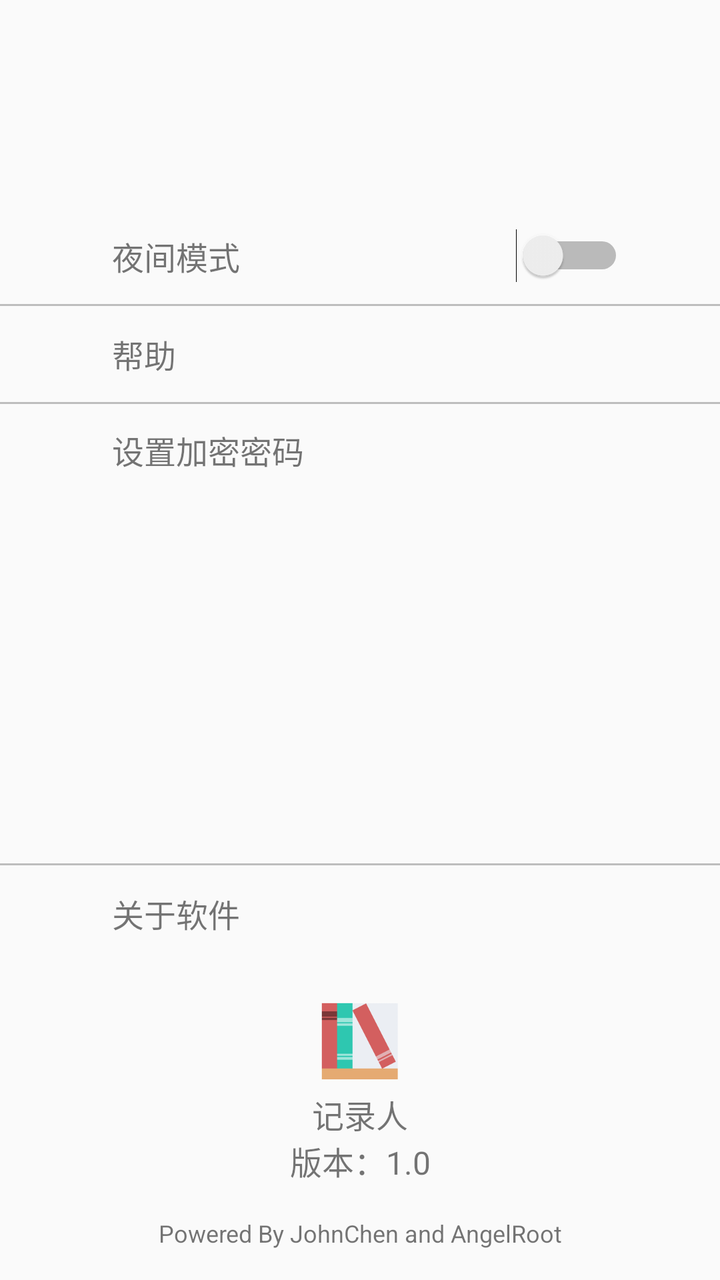
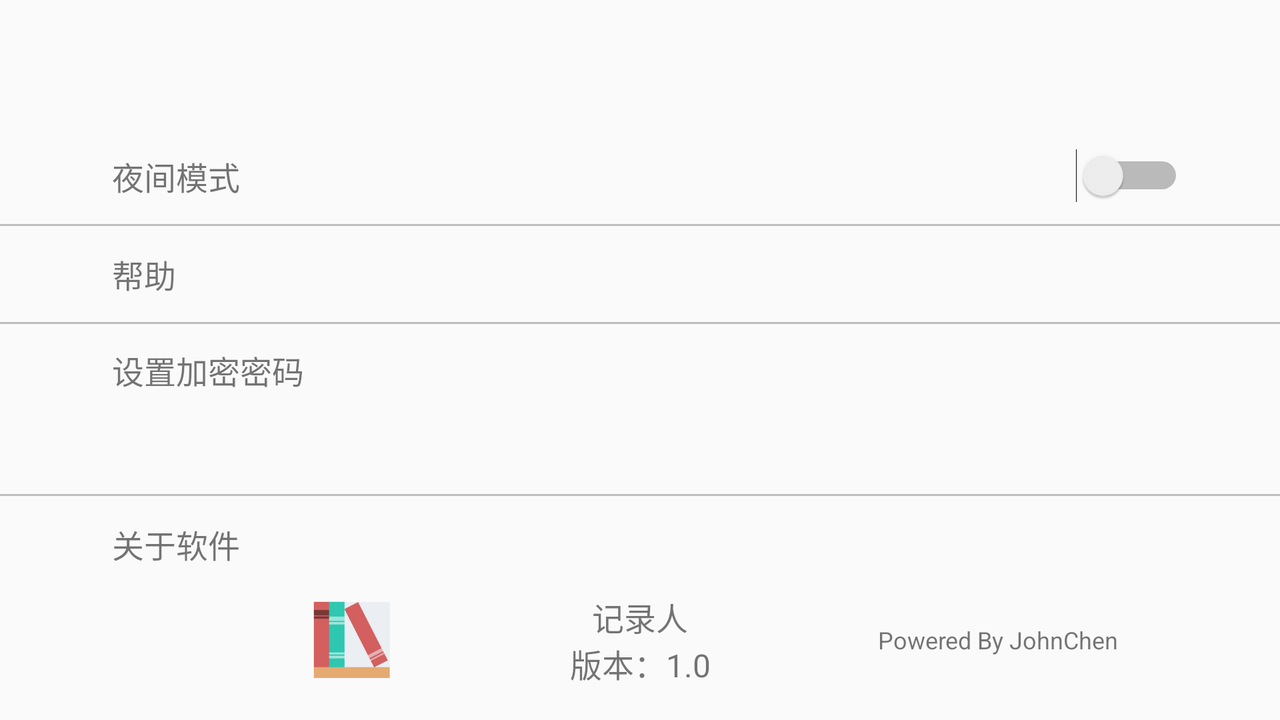

First picture: res/layout/ on a phone held upright. Second picture: the repository's own variant of that layout, on a device whose configuration matches the variant's folder. Source for both follows.
<!-- AndroidManifest.xml: application theme AppTheme -->
<!-- res/layout/content_setting.xml -->
<?xml version="1.0" encoding="utf-8"?>
<LinearLayout xmlns:android="http://schemas.android.com/apk/res/android"
    xmlns:tools="http://schemas.android.com/tools"
    android:layout_width="match_parent"
    android:layout_height="match_parent"
    tools:context=".SettingActivity"
    android:orientation="vertical"
    android:weightSum="1">

    <View
        android:layout_width="match_parent"
        android:layout_height="48dp"
        tools:layout_editor_absoluteY="27dp"
        tools:layout_editor_absoluteX="16dp"
        android:id="@+id/view"
        android:layout_marginTop="56dp"/>

    <LinearLayout
        android:layout_width="match_parent"
        android:layout_height="48dp"
        tools:layout_editor_absoluteY="0dp"
        tools:layout_editor_absoluteX="8dp"
        android:layout_below="@+id/view"
        android:layout_centerHorizontal="true"
        android:id="@+id/linearLayout">

        <TextView
            android:layout_width="match_parent"
            android:layout_height="wrap_content"
            android:layout_weight="0.5"
            android:textSize="16dp"
            android:text="@string/day_mode"
            android:paddingLeft="56dp"
            android:layout_gravity="center"
            android:id="@+id/control" />

        <Switch
            android:layout_width="match_parent"
            android:layout_height="wrap_content"
            android:layout_weight="0.5"
            android:gravity="center"
            android:paddingRight="48dp"
            android:layout_gravity="center"
            android:id="@+id/sw1" />

    </LinearLayout>

    <View
        android:layout_width="match_parent"
        android:layout_height="1dp"
        android:background="#BDBDBD" />


    <RelativeLayout
        android:id="@+id/re2"
        android:layout_width="match_parent"
        android:layout_height="match_parent"
        android:layout_weight="0.20">

        <LinearLayout
            android:id="@+id/lay2"
            android:layout_width="match_parent"
            android:layout_height="48dp"
            tools:layout_editor_absoluteX="8dp"
            tools:layout_editor_absoluteY="0dp"
            android:layout_above="@+id/imageView2"
            android:layout_alignParentStart="true"
            android:layout_alignParentLeft="true">

            <TextView
                android:layout_width="match_parent"
                android:layout_height="wrap_content"
                android:layout_gravity="center"
                android:layout_weight="0.5"
                android:paddingLeft="56dp"
                android:text="@string/about_us"
                android:textSize="16dp" />
        </LinearLayout>

        <ImageView
            android:layout_width="48dp"
            android:layout_height="48dp"
            android:src="@drawable/bookshelf"
            android:id="@+id/imageView2"
            android:layout_above="@+id/textView5"
            android:layout_centerHorizontal="true"
            android:layout_marginTop="16dp" />

        <TextView
            android:id="@+id/textView5"
            android:layout_width="128dp"
            android:layout_height="48dp"
            android:gravity="center"
            android:text="记录人\n版本：1.0"
            android:textSize="16sp"
            android:layout_above="@+id/textView2"
            android:layout_centerHorizontal="true" />

        <TextView
            android:layout_width="128dp"
            android:layout_height="48dp"
            android:gravity="center"
            android:text="Powered By JohnChen and AngelRoot"
            android:textSize="12sp"
            android:id="@+id/textView2"
            android:layout_alignParentBottom="true"
            android:layout_alignParentStart="true"
            android:layout_marginBottom="122dp"
            android:layout_alignParentEnd="true"
            android:layout_alignParentLeft="true"
            android:layout_alignParentRight="true" />

        <LinearLayout
            android:id="@+id/lay3"
            android:layout_width="match_parent"
            android:layout_height="48dp"
            tools:layout_editor_absoluteX="8dp"
            tools:layout_editor_absoluteY="0dp"
            android:layout_alignParentTop="true"
            android:layout_alignParentStart="true"
            android:layout_alignParentLeft="true">

            <TextView
                android:layout_width="match_parent"
                android:layout_height="wrap_content"
                android:layout_gravity="center"
                android:layout_weight="0.5"
                android:paddingLeft="56dp"
                android:text="帮助"
                android:textSize="16dp" />

        </LinearLayout>

        <LinearLayout
            android:id="@+id/lay4"
            android:layout_width="match_parent"
            android:layout_height="48dp"
            tools:layout_editor_absoluteX="8dp"
            tools:layout_editor_absoluteY="0dp"
            android:layout_below="@+id/lay3"
            android:layout_alignParentStart="true"
            android:layout_alignParentLeft="true">

            <TextView
                android:layout_width="match_parent"
                android:layout_height="wrap_content"
                android:layout_gravity="center"
                android:layout_weight="0.5"
                android:paddingLeft="56dp"
                android:text="设置加密密码"
                android:textSize="16dp" />

        </LinearLayout>


        <View
            android:layout_width="match_parent"
            android:layout_height="1dp"
            android:layout_below="@id/lay3"
            android:background="#BDBDBD"
            android:id="@+id/view2" />

        <View
            android:layout_width="match_parent"
            android:layout_height="1dp"
            android:layout_above="@+id/lay2"
            android:background="#BDBDBD"
            android:id="@+id/view4" />
    </RelativeLayout>
</LinearLayout>
<!-- resources referenced by this layout -->
<resources>
  <!-- drawable bookshelf: png bitmap (drawable-xxhdpi, 3584 bytes) -->
  <string name="about_us">关于软件</string>
  <string name="day_mode">夜间模式</string>
  <style name="AppTheme" parent="AppTheme.Base">
          
  
      </style>
  <style name="AppTheme.Base" parent="Theme.AppCompat.DayNight.NoActionBar">
          <item name="colorPrimary">@color/colorPrimary</item>
          <item name="colorPrimaryDark">@color/colorPrimaryDark</item>
          <item name="colorAccent">@color/colorAccent</item>
  
      </style>
  <color name="colorPrimary">#2196F3</color>
  <color name="colorPrimaryDark">#1976D2</color>
  <color name="colorAccent">#FFC107</color>
</resources>
<!-- res/layout-land/content_setting.xml (the repository's variant of the layout above) -->
<!-- drawn on the phone turned sideways -->
<?xml version="1.0" encoding="utf-8"?>
<LinearLayout xmlns:android="http://schemas.android.com/apk/res/android"
    xmlns:app="http://schemas.android.com/apk/res-auto"
    xmlns:tools="http://schemas.android.com/tools"
    android:layout_width="match_parent"
    android:layout_height="match_parent"
    tools:context=".SettingActivity"
    android:orientation="vertical"
    android:weightSum="1">

    <View
        android:layout_width="match_parent"
        android:layout_height="64dp"
        tools:layout_editor_absoluteY="27dp"
        tools:layout_editor_absoluteX="16dp"
        android:id="@+id/view"
        ></View>

    <LinearLayout
        android:layout_width="match_parent"
        android:layout_height="48dp"
        tools:layout_editor_absoluteY="0dp"
        tools:layout_editor_absoluteX="8dp"
        android:layout_below="@+id/view"
        android:layout_centerHorizontal="true"
        android:id="@+id/linearLayout">

        <TextView
            android:layout_width="match_parent"
            android:layout_height="wrap_content"
            android:layout_weight="0.5"
            android:textSize="16dp"
            android:text="@string/day_mode"
            android:paddingLeft="56dp"
            android:layout_gravity="center"
            android:id="@+id/control" />

        <Switch
            android:layout_width="match_parent"
            android:layout_height="wrap_content"
            android:layout_weight="0.5"
            android:gravity="center"
            android:paddingRight="48dp"
            android:layout_gravity="center"
            android:id="@+id/sw1" />

    </LinearLayout>

    <View
        android:layout_width="match_parent"
        android:layout_height="1dp"
        android:background="#BDBDBD" />


    <RelativeLayout
        android:id="@+id/re2"
        android:layout_width="match_parent"
        android:layout_height="match_parent">

        <LinearLayout
            android:id="@+id/lay2"
            android:layout_width="match_parent"
            android:layout_height="48dp"
            tools:layout_editor_absoluteX="8dp"
            tools:layout_editor_absoluteY="0dp"
            android:layout_above="@+id/imageView2"
            android:layout_alignParentLeft="true"
            android:layout_alignParentStart="true">

            <TextView
                android:layout_width="match_parent"
                android:layout_height="wrap_content"
                android:layout_gravity="center"
                android:layout_weight="0.5"
                android:paddingLeft="56dp"
                android:text="@string/about_us"
                android:textSize="16dp" />
        </LinearLayout>

        <ImageView
            android:layout_width="48dp"
            android:layout_height="48dp"
            android:src="@drawable/bookshelf"
            android:id="@+id/imageView2"
            android:layout_marginRight="56dp"
            android:layout_marginBottom="16dp"
            android:layout_alignParentBottom="true"
            android:layout_toLeftOf="@+id/textView5"
            android:layout_toStartOf="@+id/textView5" />

        <TextView
            android:id="@+id/textView5"
            android:layout_width="128dp"
            android:layout_height="48dp"
            android:gravity="center"
            android:text="记录人\n版本：1.0"
            android:textSize="16sp"
            android:layout_below="@+id/lay2"
            android:layout_centerHorizontal="true" />

        <TextView
            android:layout_width="128dp"
            android:layout_height="48dp"
            android:gravity="center"
            android:text="Powered By JohnChen"
            android:textSize="12sp"
            android:id="@+id/textView2"
            android:layout_marginLeft="51dp"
            android:layout_marginStart="51dp"
            android:layout_below="@+id/lay2"
            android:layout_toRightOf="@+id/textView5"
            android:layout_toEndOf="@+id/textView5" />

        <LinearLayout
            android:id="@+id/lay3"
            android:layout_width="match_parent"
            android:layout_height="48dp"
            android:layout_below="@+id/linearLayout"
           >

            <TextView
                android:layout_width="match_parent"
                android:layout_height="wrap_content"
                android:layout_gravity="center"
                android:paddingLeft="56dp"
                android:text="帮助"
                android:textSize="16dp" />

        </LinearLayout>

        <LinearLayout
            android:id="@+id/lay4"
            android:layout_width="match_parent"
            android:layout_height="48dp"
            tools:layout_editor_absoluteX="8dp"
            tools:layout_editor_absoluteY="0dp"
            android:layout_below="@+id/lay3"
            >

            <TextView
                android:layout_width="match_parent"
                android:layout_height="wrap_content"
                android:layout_gravity="center"
                android:layout_weight="0.5"
                android:paddingLeft="56dp"
                android:text="设置加密密码"
                android:textSize="16dp" />

        </LinearLayout>


        <View
            android:layout_width="match_parent"
            android:layout_height="1dp"
            android:layout_below="@id/lay3"
            android:background="#BDBDBD"
            android:id="@+id/view2" />

        <View
            android:layout_width="match_parent"
            android:layout_height="1dp"
            android:layout_above="@+id/lay2"
            android:background="#BDBDBD"
            android:id="@+id/view4" />
    </RelativeLayout>
</LinearLayout>
